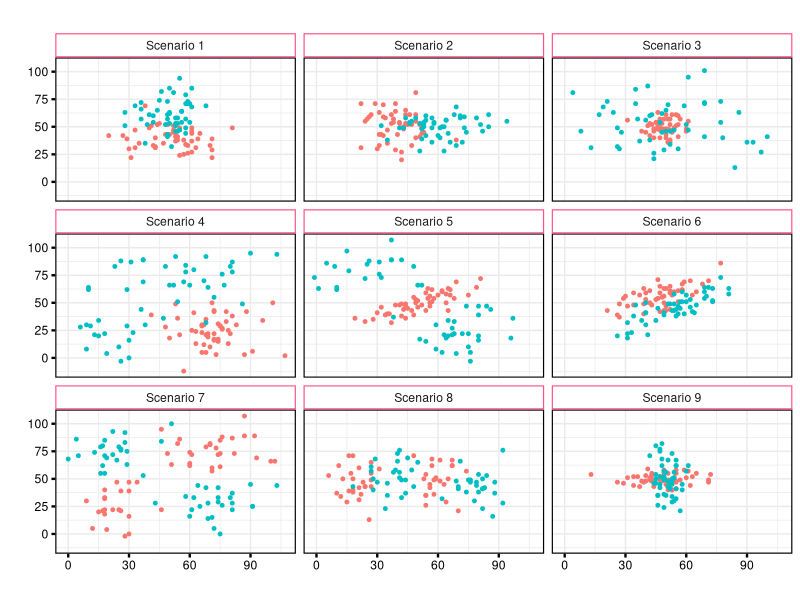
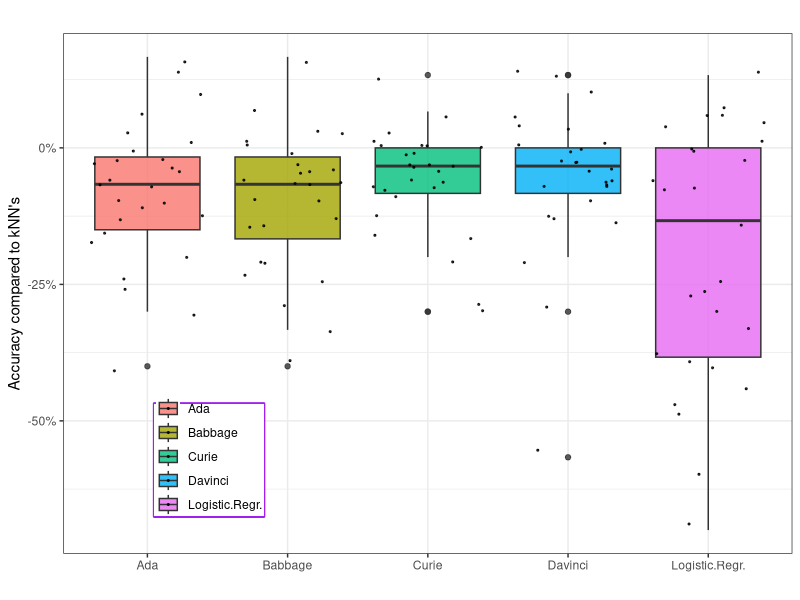
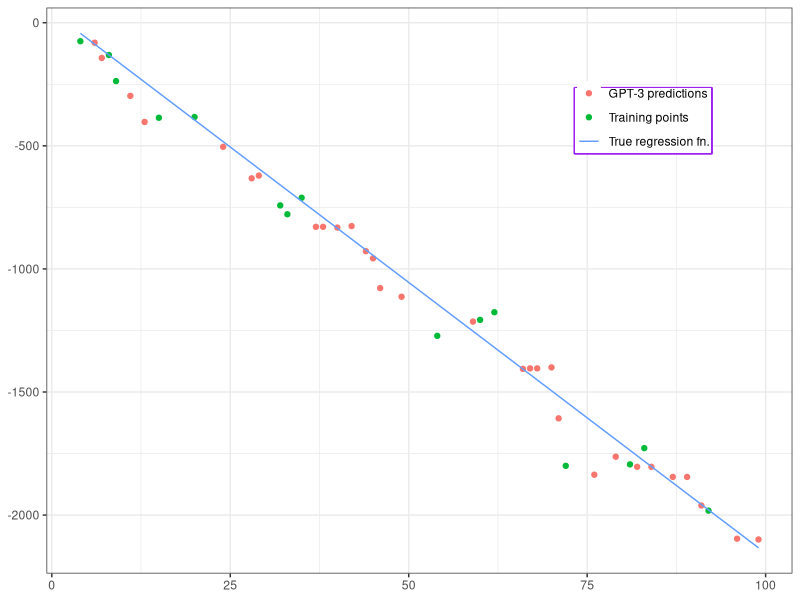
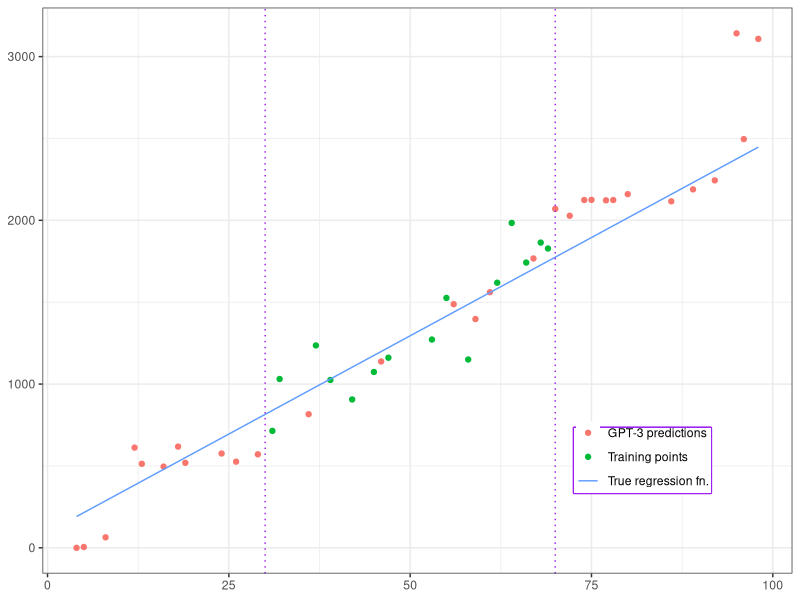
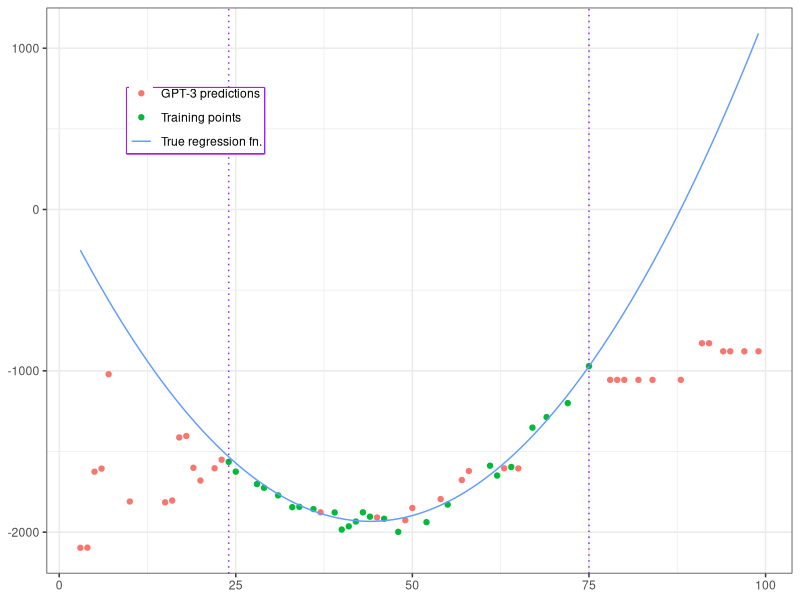
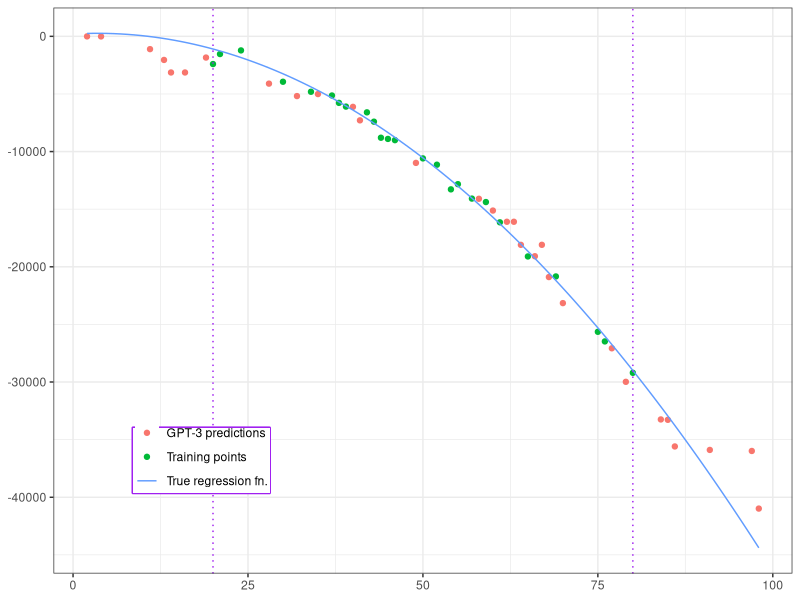
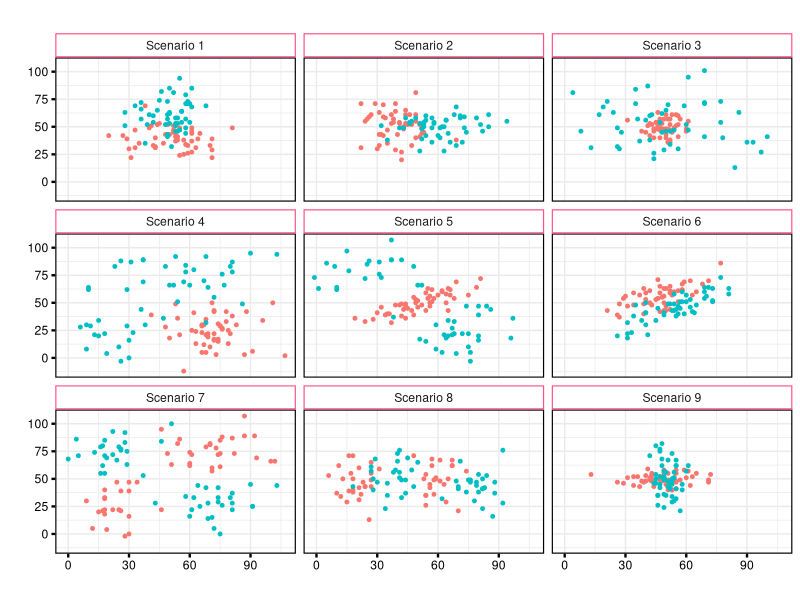
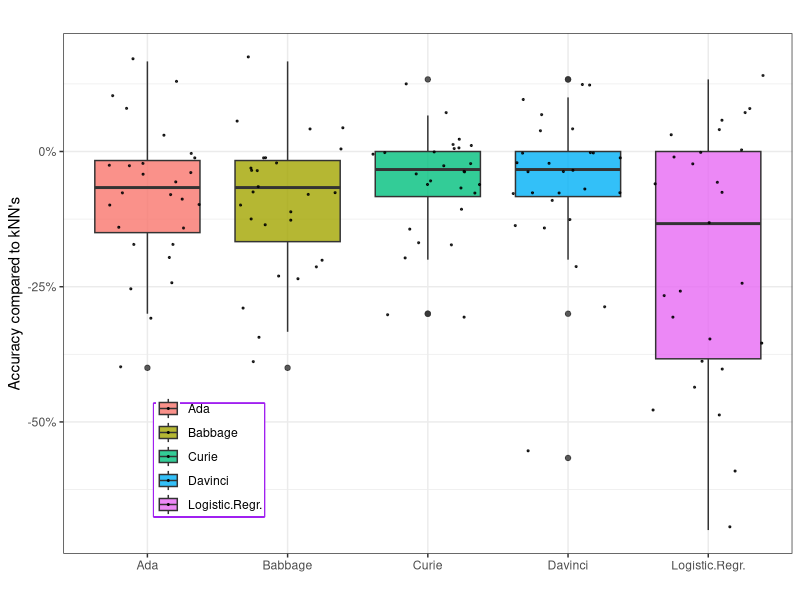

Write the R code that produced these figures, in order.
library("tidyverse")
library("lubridate")
library("tidytext")
library("scales")
library("ggridges")
library("ggrepel")
library("ggthemes")
theme_set(theme_bw())

dat <- read.csv("results/distribution_samples.csv",
                header= TRUE,
                stringsAsFactors = FALSE,
                sep = ",")

dat$clas <- as.character(dat$clas)
ggplot(dat, aes(x=x, y=y, color=clas)) +
  geom_point(size=1) +
  facet_wrap(~ type, ncol=3) +
  scale_color_discrete(name="Class") +
  labs(title="", x="", y="") +
  theme(legend.position = "none",
        panel.border = element_rect(colour="black", size=0.8),
          strip.background = element_rect(colour="#fe5185",
                                          fill="white", size=0.8),
        axis.text.x=element_text(colour="black"),
        axis.text.y=element_text(colour="black"),
        axis.ticks = element_line(colour = 'black', size = 0.8, linetype = 'dashed')
        )

ggsave('plots/distribucije.png', width = 6, height = 6,
                        dpi = 200, units = "in")

dat2 <- read.csv('results/differences.csv',
                 header=TRUE,
                 sep=",")
dat2 %>% pivot_longer(-X) %>%
  ggplot(aes(x=name,y=value,fill=name))+
  labs(title="", x="", y="Accuracy compared to kNN's") +
  geom_boxplot(alpha=0.8)+ 
  geom_jitter(color="black", size=0.4, alpha=0.8)+
scale_y_continuous(labels = scales::percent) +
  theme(legend.position=c(0.2, 0.18),
        legend.title=element_blank(),
        legend.box.background = element_rect(colour = "purple", size=1),
        legend.margin=margin(t=-0.18,l=0.05,b=0.0,r=0.05, unit='cm'))

ggsave('plots/razlike.jpg', width = 6, height = 6,
       dpi = 200, units = "in")

reg1 <- read.csv('results/linear_model_1_input_15.csv',
                 header=TRUE,
                 sep=",")

ggplot(reg1, aes(x=x, y=y, color=from)) +
  geom_point(size=1.5) +
  geom_function(aes(colour="True regression fn."),
                fun = ~ -22*.x + 45) +
  scale_color_hue(name = "",
                  labels = c("GPT-3 predictions",
                             "Training points",
                             "True regression fn.")) +
  theme(legend.position=c(0.8, 0.8),
        legend.title=element_blank(),
        legend.box.background = element_rect(colour = "purple", size=1),
        legend.margin=margin(t=-0.18,l=0.05,b=0.0,r=0.05, unit='cm'),
        axis.title.x=element_blank(),
        axis.title.y=element_blank())

ggsave('plots/reg1.jpg', width = 6, height = 6,
       dpi = 200, units = "in")


reg2 <- read.csv('results/linear_model_2_input_15.csv',
                 header=TRUE,
                 sep=",")

ggplot(reg2, aes(x=x, y=y, color=from)) +
  geom_point(size=1.5) +
  geom_function(aes(colour="True regression fn."),
                fun = ~ 24*.x + 95) +
  scale_color_hue(labels = c("GPT-3 predictions",
                             "Training points",
                             "True regression fn.")) +
  geom_vline(xintercept=30, linetype='dotted', col = 'purple', label="Training bound") +
  geom_vline(xintercept=70, linetype='dotted', col = 'purple') +
  theme(legend.position=c(0.8, 0.2),
        legend.title=element_blank(),
        legend.box.background = element_rect(colour = "purple", size=1),
        legend.margin=margin(t=-0.18,l=0.05,b=0.0,r=0.05, unit='cm'),
        axis.title.x=element_blank(),
        axis.title.y=element_blank())

ggsave('plots/reg2.jpg', width = 6, height = 6,
       dpi = 200, units = "in")

reg3 <- read.csv('results/quadratic_model_2_input_25_smaller_variance.csv',
                 header=TRUE,
                 sep=",")

ggplot(reg3, aes(x=x, y=y, color=from)) +
  geom_point(size=1.5) +
  geom_function(aes(colour="True regression fn."),
                fun = ~ (.x**2) - 88*.x + 3) +
  scale_color_hue(labels = c("GPT-3 predictions",
                             "Training points",
                             "True regression fn.")) +
  geom_vline(xintercept=24, linetype='dotted', col = 'purple', label="Training bound") +
  geom_vline(xintercept=75, linetype='dotted', col = 'purple') +
  theme(legend.position=c(0.2, 0.8),
        legend.title=element_blank(),
        legend.box.background = element_rect(colour = "purple", size=1),
        legend.margin=margin(t=-0.18,l=0.05,b=0.0,r=0.05, unit='cm'),
        axis.title.x=element_blank(),
        axis.title.y=element_blank())

ggsave('plots/reg3.jpg', width = 6, height = 6,
       dpi = 200, units = "in")


reg4 <- read.csv('results/quadratic_model_1_input_25.csv',
                 header=TRUE,
                 sep=",")


ggplot(reg4, aes(x=x, y=y, color=from)) +
  geom_point(size=1.5) +
  geom_function(aes(colour="True regression fn."),
                fun = ~ (-5)*(.x**2) + 35*.x + 201) +
  scale_color_hue(labels = c("GPT-3 predictions",
                             "Training points",
                             "True regression fn.")) +
  geom_vline(xintercept=20, linetype='dotted', col = 'purple', label="Training bound") +
  geom_vline(xintercept=80, linetype='dotted', col = 'purple') +
  theme(legend.position=c(0.2, 0.2),
        legend.title=element_blank(),
        legend.box.background = element_rect(colour = "purple", size=1),
        legend.margin=margin(t=-0.18,l=0.05,b=0.0,r=0.05, unit='cm'),
        axis.title.x=element_blank(),
        axis.title.y=element_blank())

ggsave('plots/reg4.jpg', width = 6, height = 6,
       dpi = 200, units = "in")
